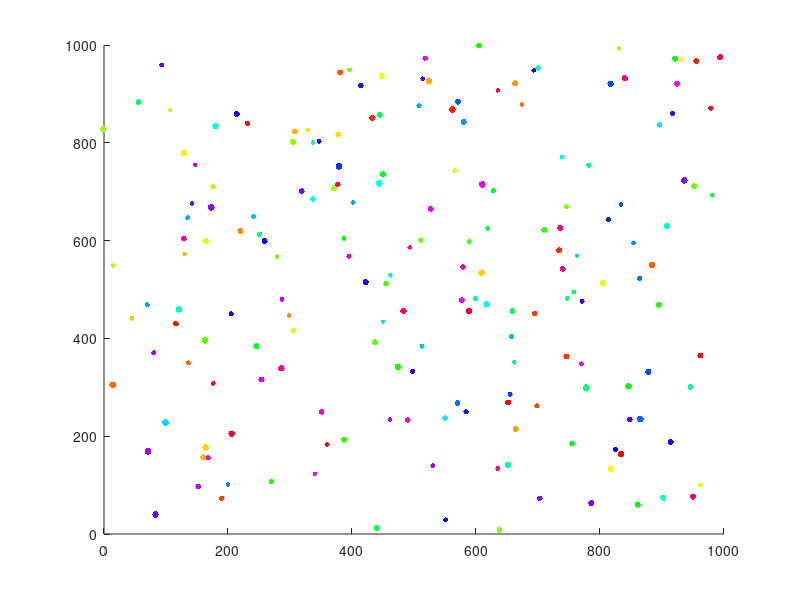

The MATLAB source for this figure:

function [] = solarSystemOfDeath()
close all;
numPlanets = 200;
timeSteps = 100;
planets = init(numPlanets);

for i = 1: timeSteps
plotPlanets(planets, numPlanets);
% [planets, numPlanets] = addPlanet(planets, numPlanets);
% [planets, numPlanets] = planetCollision(planets, numPlanets);
planets.xpos = planets.xpos + randi([-10, 10],1,numPlanets);
    planets.ypos = planets.ypos + randi([-10, 10],1,numPlanets);


end
end

%% This method sets the initial world with numPlanets many planets and 
%returns the planets as a struct.
function planets = init(numPlanets)
    mapHeight = 1000;
    mapWidth = 1000;
    maxPlanetRadius = 25;
    minPlanetRadius = 10;
    maxPlanetDensity = 10;
    minPlanetDensity = 1;
    maxSpeed = 2;
    cmap = hsv(numPlanets);
    planets = struct('radius', 0, 'density', 0,'speed', 0,'direction', 0, ...
        'xpos' , 0, 'ypos', 0, 'colour', [0 0 0]);
    for i = 1: numPlanets
        planets.radius(i) = randi([minPlanetRadius maxPlanetRadius]);
        planets.density(i) = randi([minPlanetDensity, maxPlanetDensity]);
        planets.speed(i) = randi([0, maxSpeed]);
        planets.direction(i) = rand()* (2*pi);
        planets.xpos(i) = randi([10, mapWidth - 10]);
        planets.ypos(i) = randi([10, mapHeight - 10]);
        planets.colour(i, :) = cmap(i, :);
    end
end

%% This method plots the planets stored in the planets struct
function [] = plotPlanets(planets, numPlanets)
scatter(planets.xpos, planets.ypos, planets.radius, planets.colour, 'filled');    
axis([0 1000 0 1000])    
pause(0.01);  
end

%% This function removes planets from the struct when they collide (has bugs)
function [planets, numPlanets] = planetCollision(planets, numPlanets)
planetsToDestroy = zeros(1, numPlanets);
for i = 1: numPlanets
    for j = 1: numPlanets
        dist = sqrt((planets.xpos(i) - planets.xpos(j))^2 + (planets.xpos(i) - planets.xpos(j))^2);
        if ((dist - planets.radius(i) - planets.radius(j) < 0)&& i ~= j)
            planetsToDestroy(i) = 1;
            break;           
        end
    end
end
for i = numPlanets:-1:1
   if (planetsToDestroy == 1)
   planets(i) = []; 
   end

end
numPlanets = numPlanets - sum(planetsToDestroy);
end

%% This function calculates the next time step of the simulation
function [planets, numPlanets] = nextStep(planets, numPlanet)
 
end

%% Adds a new random planet to the planets struct
function [planets, numPlanets] = addPlanet(planets, numPlanets)
    
    i = numPlanets + 1;
    numPlanets = i;
mapHeight = 1000;
    mapWidth = 1000;
    maxPlanetRadius = 25;
    minPlanetRadius = 10;
    maxPlanetDensity = 10;
    minPlanetDensity = 1;
    maxSpeed = 2;
    cmap = hsv(numPlanets);
	planets.radius(i) = randi([minPlanetRadius maxPlanetRadius]);
	planets.density(i) = randi([minPlanetDensity, maxPlanetDensity]);
	planets.speed(i) = randi([0, maxSpeed]);
	planets.direction(i) = rand()* (2*pi);
	planets.xpos(i) = randi([10, mapWidth - 10]);
	planets.ypos(i) = randi([10, mapHeight - 10]);
	planets.colour(i, :) = cmap(i, :);
end

%% This method returns the gravitational force exerted on planet 1 by planet 2
function g = gravity(planet1, planet2)

end